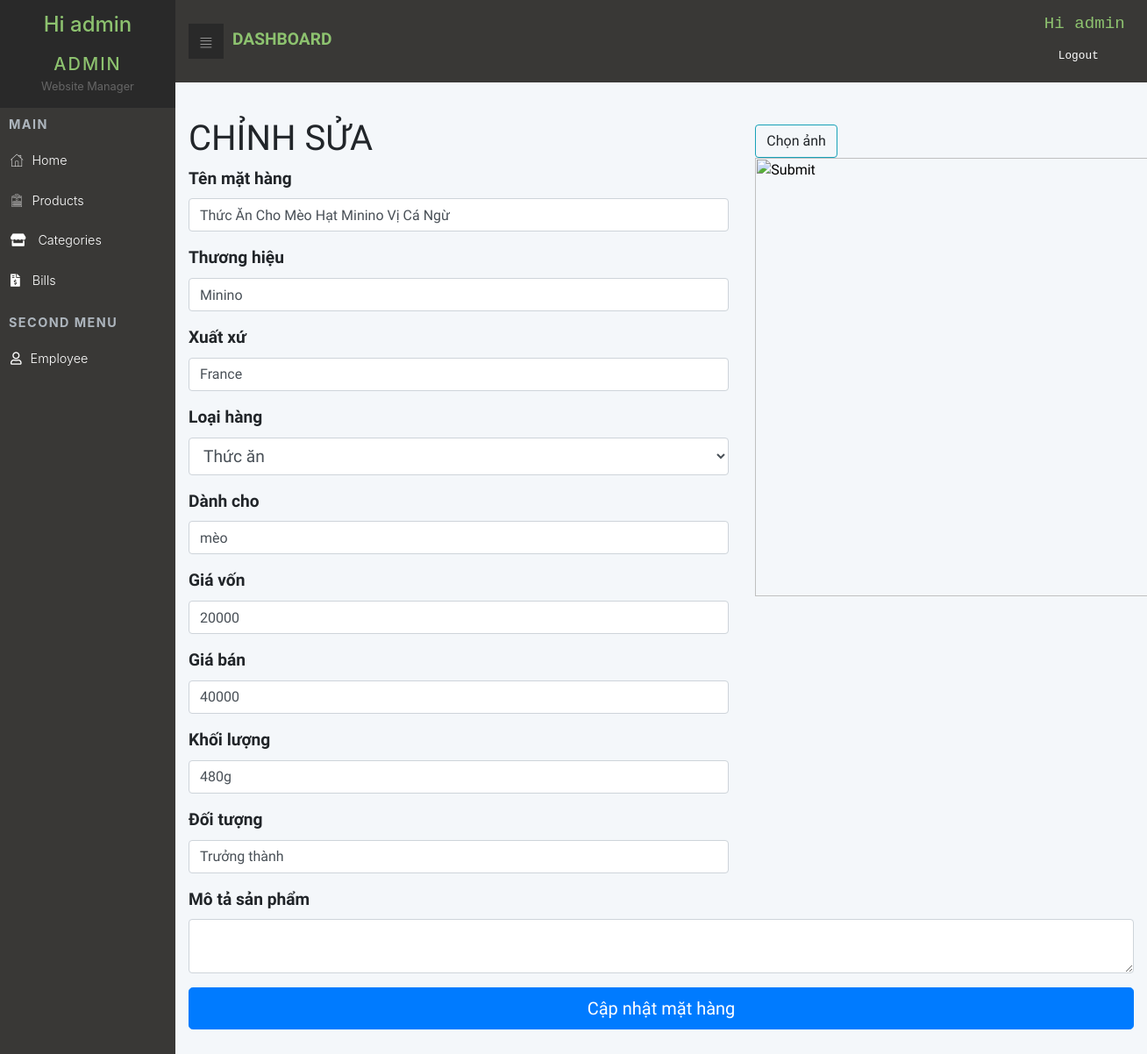
Page /admin/index.php?controller=product&action=edit&id=10 (signed in) on the committed database.
### tables this page shows
CREATE TABLE `products` (
  `product_id` int(11) NOT NULL,
  `product_name` varchar(100) NOT NULL,
  `brand` varchar(45) NOT NULL,
  `item_weight` varchar(45) NOT NULL,
  `cost_price` decimal(10,0) NOT NULL,
  `sell_price` decimal(10,0) NOT NULL,
  `sale_price` decimal(10,0) DEFAULT NULL,
  `description` varchar(255) DEFAULT NULL,
  `age_range` varchar(45) NOT NULL,
  `origin` varchar(45) NOT NULL,
  `image_url` longtext DEFAULT NULL,
  `intended_for` varchar(45) DEFAULT NULL,
  `category_id` int(11) NOT NULL,
  `amount` int(11) DEFAULT NULL
);

CREATE TABLE `categories` (
  `category_id` int(11) NOT NULL,
  `category_name` varchar(45) NOT NULL
);

### admin/db.php (called while the page is built)
<?php
class DB
{
    private static $connection;
    public static function getInstance()
    {
        if (!isset($connection)) {
            try {
                self::$connection = new PDO("mysql:host=localhost;dbname=website_manager", "root", "");
                self::$connection->setAttribute(PDO::ATTR_ERRMODE, PDO::ERRMODE_EXCEPTION);
            } catch (PDOException $e) {
                echo "Connection failed: " . $e->getMessage();
            }
        }
        return  self::$connection;
    }
}

### admin/models/product.php (called while the page is built, shortened)
<?php
require_once("./db.php");
class Products
{
    public static function getProduct($id)
    {
        $sql = "SELECT t1.*, t2.category_name AS category
        FROM products t1
        LEFT JOIN categories t2
        ON t1.category_id = t2.category_id
        WHERE t1.product_id = $id;";
        $statement = DB::getInstance()->prepare($sql);
        $statement->execute();
        $rowdata = $statement->fetch();
        $product = new Products();
        $product->id = $rowdata["product_id"];
        $product->name = $rowdata["product_name"];
        $product->brand = $rowdata["brand"];
        $product->weight = $rowdata["item_weight"];
        $product->cost_price = $rowdata["cost_price"];
        $product->sell_price = $rowdata["sell_price"];
        $product->sale_price = $rowdata["sale_price"];
        $product->description = $rowdata["description"];
        $product->ageRange = $rowdata["age_range"];
        $product->origin = $rowdata["origin"];
        $product->category_id = $rowdata["category_id"];
        $product->image_url = $rowdata["image_url"];
        $product->category = $rowdata["category"];
        $product->intended_for = $rowdata["intended_for"];
        return $product;
    }
}

### admin/models/categories.php (called while the page is built, shortened)
<?php
require_once("./db.php");
class Categories
{
    public static function all()
    {
        $sql = "SELECT *
        FROM categories ";
        $statement = DB::getInstance()->prepare($sql);
        $statement->execute();
        $rowdata = $statement->fetchAll();
        $list = [];
        foreach ($rowdata as $row) {
            $entity = new Categories();
            $entity->category_id = $row['category_id'];
            $entity->category_name = $row['category_name'];
            $list[] = $entity;
        }
        return $list;
    }
}

### admin/views/products/edit.php (the view, shortened to what this page needs)
<form method="post">
    <div class="row">
        <div class="col-md-7">
            <h1 style="padding-top:1em">CHỈNH SỬA </h1>
            <div class="form-group">
                <label for="exampleFormControlInput1">Tên mặt hàng</label>
                <input type="text" class="form-control" name="name" id="exampleFormControlInput1" value="<?php echo $product->name ?>" required="" />
            </div>
            <div class="form-group">
                <label for="exampleFormControlInput1">Thương hiệu</label>
                <input type="text" class="form-control" name="brand" id="exampleFormControlInput1" value="<?php echo $product->brand ?>" required="" />
            </div>
            <div class="form-group">
                <label for="exampleFormControlInput1">Xuất xứ</label>
                <input type="text" class="form-control" name="origin" id="exampleFormControlInput1" value="<?php echo $product->origin ?>" required="" />
            </div>
            <div class="form-group">
                <label for="exampleFormControlSelect1">Loại hàng</label>
                <select class="form-control" name="category_id" id="exampleFormControlSelect1">
                    <?php
                    foreach ($categories as $key => $category) {
                        echo "<option value= '$category->category_id'" . ($category->category_id == $product->category_id ? 'selected' : '') . " > $category->category_name"  . "</option>";
                    }
                    ?>
                </select>
            </div>
            <div class="form-group">
                <label for="exampleFormControlInput1">Dành cho</label>
                <input type="text" class="form-control" name="intended_for" id="exampleFormControlInput1" value="<?php echo $product->intended_for ?>" required="" />
            </div>
            <div class="form-group">
                <label for="exampleFormControlInput1">Giá vốn</label>
                <input type="number" class="form-control" name="cost_price" id="exampleFormControlInput1" value="<?php echo $product->cost_price ?>" required min="0" step="0.01" value="0" />
            </div>
            <div class="form-group">
                <label for="exampleFormControlInput1">Giá bán</label>
                <input type="number" class="form-control" name="sell_price" id="exampleFormControlInput1" value="<?php echo $product->sell_price ?>" required min="0" step="0.01" value="0" />
            </div>
            <div class="form-group">
                <label for="exampleFormControlInput1">Khối lượng</label>
                <input type="text" class="form-control" name="weight" id="exampleFormControlInput1" value="<?php echo $product->weight ?>" required="" />
            </div>
            <div class="form-group">
                <label for="exampleFormControlInput1">Đối tượng</label>
                <input type="text" class="form-control" name="ageRange" id="exampleFormControlInput1" value="<?php echo $product->ageRange ?>" required="" />
            </div>
        </div>
        <div class="col-md-5">
            <div id="choose-avatar" style="height: 344px; width:500px; padding-top:3em ">
                <a type="button" class="btn btn-outline-info" onclick="input_avatar.click()" class="btn btn-sm btn-light" required>
                    Chọn ảnh
                </a>
                <div style="height:500px; width:500px">
                    <input type="image" id="avatar_preview" src="<?php echo $product->image_url ?>" style="height:500px; width:500px" />
                </div>
            </div>
        </div>
    </div>
    <div class="form-group">
        <label for="exampleFormControlInput1">Mô tả sản phẩm</label>
        <textarea type="text" class="form-control" name="description" id="exampleFormControlInput1" row=3> <?php echo $product->description ?></textarea>
    </div>
    <div class="form-group">
        <button type="submit" class="btn btn-primary btn-lg btn-block">
            Cập nhật mặt hàng
        </button>
    </div>
</form>

### admin/assets/css/style.default.css (style rules this page uses)
a { display: inline-block; text-decoration: none; color: #fff; }
body { overflow-x: hidden; }
label { font-size: 0.9rem; }
.form-control { height: calc(2.4rem + 2px); padding: 0.45rem 0.75rem; font-size: 1rem; line-height: 1.5; color: #495057; border-radius: 0; }
textarea.form-control { height: auto; }
select.form-control { font-weight: 300; }
select.form-control option { color: #999; font-weight: 300; }
.form-group { margin-bottom: 10px; }
button { cursor: pointer; }
.btn { font-weight: 400; border: 1px solid transparent; padding: 0.45rem 0.75rem; font-size: 0.9rem; line-height: 1.5; border-radius: 0; -webkit-transition: color 0.15s ease-in-out, background-color 0.15s ease-in-out, border-color 0.15s ease-in-out, -webkit-box-shadow 0.15s ease-in-out; transition: color 0.15s ease-in-out, background-color 0.15s ease-in-out, border-color 0.15s ease-in-out, -webkit-box-shadow 0.15s ease-in-out; transition: color 0.15s ease-in-out, background-color 0.15s ease-in-out, border-color 0.15s ease-in-out, box-shadow 0.15s ease-in-out; transition: color 0.15s ease-in-out, background-color 0.15s ease-in-out, border-color 0.15s ease-in-out, box-shadow 0.15s ease-in-out, -webkit-box-shadow 0.15s ease-in-out; }
.btn-primary { color: color-yiq(#33b35a); background-color: #33b35a; border-color: #33b35a; }
.btn-outline-info { color: #17a2b8; background-color: transparent; background-image: none; border-color: #17a2b8; }
.btn-lg { padding: 0.5rem 1rem; font-size: 1.25rem; line-height: 1.5; border-radius: 0; }
body { font-family: "Roboto", sans-serif; font-size: 1rem; font-weight: 400; line-height: 1.5; color: #212529; background-color: #fff; }
a { color: #33b35a; text-decoration: none; }
h1, h2, h3, h4, h5, h6, .h1, .h2, .h3, .h4, .h5, .h6 { margin-bottom: 0.5rem; font-family: inherit; font-weight: 700; line-height: 1.1; color: inherit; }
h1, .h1 { font-size: 1.5rem; }

### admin/assets/css/custom.css (style rules this page uses)
body { max-height: fit-content; }
.form-group label { font-size: larger; font-weight: 700; }
.form-group select { font-size: larger; font-weight: 400; }

### rows in the picture
products: name "Thức Ăn Cho Mèo Hạt Minino Vị Cá Ngừ", brand "Minino", origin "France", category_id "Thức ăn", intended_for "mèo", cost_price "20000", sell_price "40000", weight "480g", ageRange "Trưởng thành"

### other values in the picture
$_SESSION["username"] "admin"
